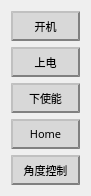
       <widget class="QWidget" name="layoutWidget">
        <property name="geometry">
         <rect>
          <x>80</x>
          <y>21</y>
          <width>91</width>
          <height>176</height>
         </rect>
        </property>
        <layout class="QGridLayout" name="gridLayout_7">
         <item row="0" column="0">
          <widget class="QPushButton" name="btn_controller_power_on">
           <property name="font">
            <font>
             <family>宋体</family>
             <pointsize>8</pointsize>
             <weight>50</weight>
             <italic>false</italic>
             <bold>false</bold>
            </font>
           </property>
           <property name="styleSheet">
            <string notr="true">QPushButton {text-align : center;
             background-color : rgb(216, 216, 216);
             border-color: gray;
             border-width: 2px;
             padding: 6px;
             height : 14px;
             border-style: outset;
             }
QPushButton:pressed
					{text-align : center;
                     background-color : green;
                     border-color: gray;
                     border-width: 2px;
                     padding: 6px;
                     height : 14px;
                     border-style: outset;
                     ;}
</string>
           </property>
           <property name="text">
            <string>开机</string>
           </property>
          </widget>
         </item>
         <item row="1" column="0">
          <widget class="QPushButton" name="btn_robot_power_on">
           <property name="font">
            <font>
             <family>宋体</family>
             <pointsize>8</pointsize>
             <weight>50</weight>
             <italic>false</italic>
             <bold>false</bold>
            </font>
           </property>
           <property name="styleSheet">
            <string notr="true">QPushButton {text-align : center;
             background-color : rgb(216, 216, 216);
             border-color: gray;
             border-width: 2px;
             padding: 6px;
             height : 14px;
             border-style: outset;
             }
QPushButton:pressed
					{text-align : center;
                     background-color : green;
                     border-color: gray;
                     border-width: 2px;
                     padding: 6px;
                     height : 14px;
                     border-style: outset;
                     }
</string>
           </property>
           <property name="text">
            <string>上电</string>
           </property>
          </widget>
         </item>
         <item row="2" column="0">
          <widget class="QPushButton" name="btn_disable_robot">
           <property name="font">
            <font>
             <family>宋体</family>
             <pointsize>8</pointsize>
             <weight>50</weight>
             <italic>false</italic>
             <bold>false</bold>
            </font>
           </property>
           <property name="styleSheet">
            <string notr="true">QPushButton {text-align : center;
             background-color : rgb(216, 216, 216);
             border-color: gray;
             border-width: 2px;
             padding: 6px;
             height : 14px;
             border-style: outset;
             }
QPushButton:pressed
					{text-align : center;
                     background-color : green;
                     border-color: gray;
                     border-width: 2px;
                     padding: 6px;
                     height : 14px;
                     border-style: outset;
                     }
</string>
           </property>
           <property name="text">
            <string>下使能</string>
           </property>
          </widget>
         </item>
         <item row="3" column="0">
          <widget class="QPushButton" name="btn_home">
           <property name="font">
            <font>
             <family>宋体</family>
             <pointsize>8</pointsize>
             <weight>50</weight>
             <italic>false</italic>
             <bold>false</bold>
            </font>
           </property>
           <property name="styleSheet">
            <string notr="true">QPushButton {text-align : center;
             background-color : rgb(216, 216, 216);
             border-color: gray;
             border-width: 2px;
             padding: 6px;
             height : 14px;
             border-style: outset;
             }
QPushButton:pressed
					{text-align : center;
                     background-color : green;
                     border-color: gray;
                     border-width: 2px;
                     padding: 6px;
                     height : 14px;
                     border-style: outset;
                     }
</string>
           </property>
           <property name="text">
            <string>Home</string>
           </property>
          </widget>
         </item>
         <item row="4" column="0">
          <widget class="QPushButton" name="btn_joint">
           <property name="font">
            <font>
             <family>宋体</family>
             <pointsize>8</pointsize>
             <weight>50</weight>
             <italic>false</italic>
             <bold>false</bold>
            </font>
           </property>
           <property name="styleSheet">
            <string notr="true">QPushButton {text-align : center;
             background-color : rgb(216, 216, 216);
             border-color: gray;
             border-width: 2px;
             padding: 6px;
             height : 14px;
             border-style: outset;
             }
QPushButton:pressed
					{text-align : center;
                     background-color : light gray;
                     border-color: gray;
                     border-width: 2px;
                     padding: 6px;
                     height : 14px;
                     border-style: outset;
                     }
</string>
           </property>
           <property name="text">
            <string>角度控制</string>
           </property>
          </widget>
         </item>
        </layout>
       </widget>
